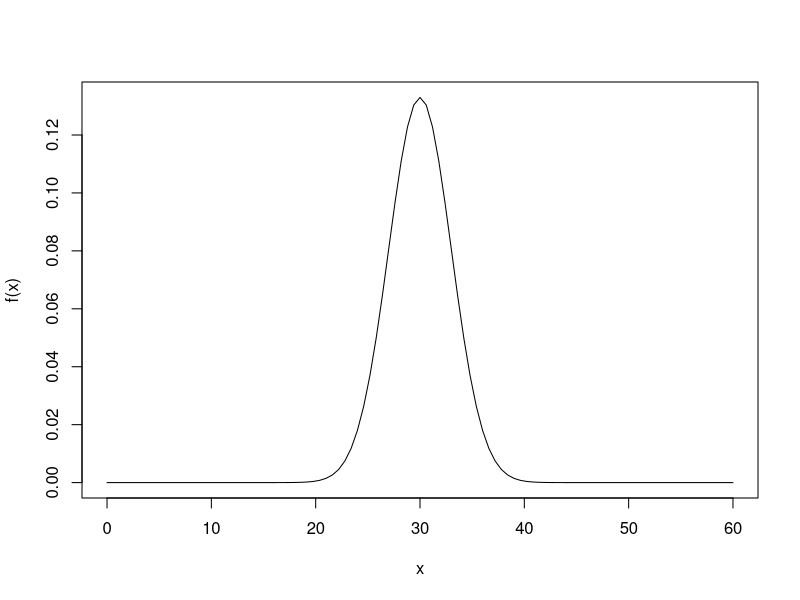

Source code (R):
###1
curve(dnorm(x,30,3),0,60,ylab="f(x)")
###2
##X:"Numero de baldosas defectuosas en 500m"~P(25)
#a) A:"Numero de baldosas defectuosas en 100m"~P(50)
#P(X>40)->1-P(X<=40)
p<-1-ppois(40,50)
##b) B:"Numero de zonas a arreglar entre 100"~B(100,0.91393)
#P(X<90)->P(X<=89)
pbinom(89,100,p)
##c) C:"Numero de zonas a arreglar entre 10"~B(10,0.91393)
#P(X>7)->1-P(X<=7)
1-pbinom(7,10,p)
